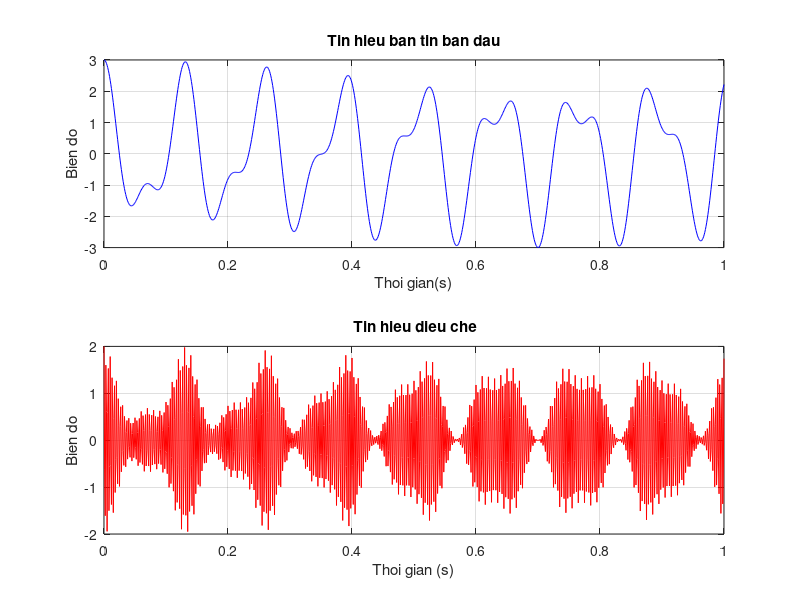
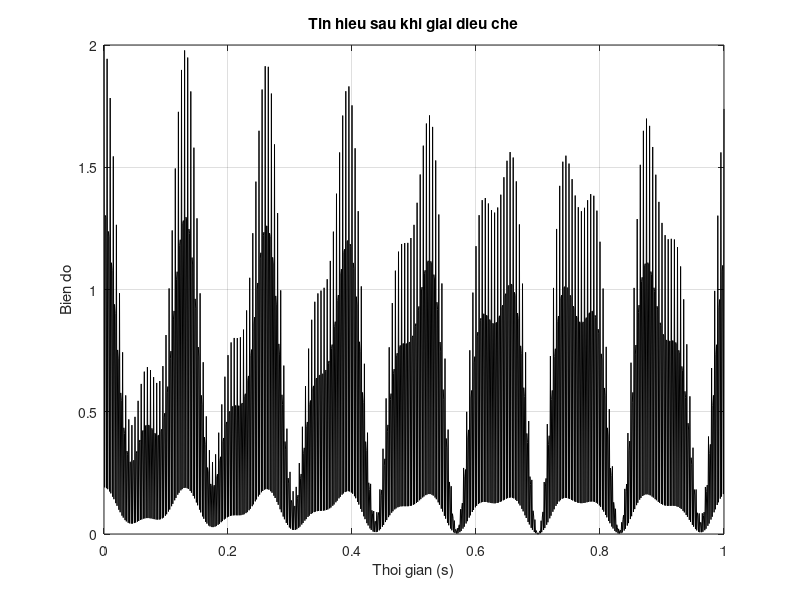

These figures' MATLAB source, in order:
% Tan so song mang
fc = 300;

% Thoi gian mau hoa
dt = 0.001;

% Tao mot mang thoi gian tu 0 den 1 giay voi khoang cach mau hoa dt
t = 0:dt:1;

% Tin hieu ban tin
s = 2*cos(20*pi*t*pi/4) + cos(30*pi*t);

% Song mang
c = cos(2*pi*fc*t);

% Tin hieu dieu che
x = (1 + s/max(abs(s))) .* c;

% Ve dang song tin hieu ban tin ban dau va tin hieu dieu che
subplot(2,1,1)
plot(t,s,'b')
title('Tin hieu ban tin ban dau') 
xlabel('Thoi gian(s)') 
ylabel('Bien do') 
grid on

subplot(2,1,2)
plot(t,x,'r')
title(' Tin hieu dieu che')
xlabel('Thoi gian (s)')
ylabel('Bien do')
grid on

% Giai dieu che tin hieu
y = x .* c;

% Ve dang song tin hieu sau khi duoc giai dieu che
figure
plot(t,y,'k')
title('Tin hieu sau khi giai dieu che')
xlabel('Thoi gian (s)')
ylabel('Bien do')
grid on
